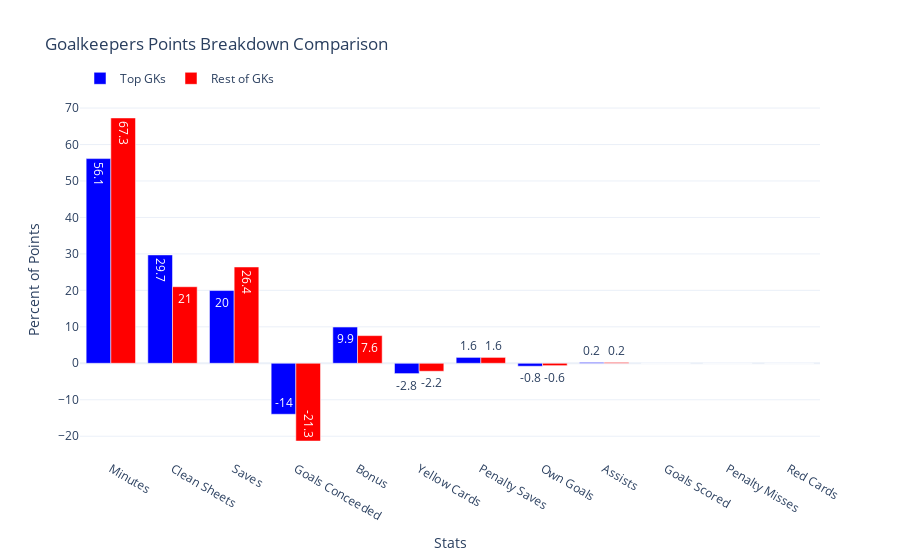

The code cell stored with this chart in its notebook:
### Markdown cell above
#### 2.1 Goalkeepers

### Code cell
trace1 = go.Bar(
    x=top_gk_percent.index,
    y=top_gk_percent.values,
    name='Top GKs',
    marker_color='blue',
    text=top_gk_percent.values.round(1)
)

trace2 = go.Bar(
    x=rest_gk_percent.index,
    y=rest_gk_percent.values,
    name='Rest of GKs',
    marker_color='red',
    text=rest_gk_percent.values.round(1)
)

fig = go.Figure(data=[trace1, trace2])

fig.update_layout(
    barmode='group',
    title_text='Goalkeepers Points Breakdown Comparison',
    xaxis_title='Stats',
    yaxis_title='Percent of Points',
    legend={'orientation': 'h', 'yanchor': 'top', 'y': 10},
    template='plotly_white'
)

fig.show()

### Figure 1 — Plotly figure (JSON) as saved in the notebook; plotly's stock layout.template omitted (floating-point values rounded to 4 significant figures)
{"data": [{"marker": {"color": "blue"}, "name": "Top GKs", "text": [56.1, 29.7, 20, -14, 9.9, -2.8, 1.6, -0.8, 0.2, 0, 0, 0], "type": "bar", "x": ["Minutes", "Clean Sheets", "Saves", "Goals Conceeded", "Bonus", "Yellow Cards", "Penalty Saves", "Own Goals", "Assists", "Goals Scored", "Penalty Misses", "Red Cards"], "y": [56.14, 29.73, 19.95, -13.97, 9.935, -2.827, 1.616, -0.8078, 0.2423, 0, 0, 0]}, {"marker": {"color": "red"}, "name": "Rest of GKs", "text": [67.3, 26.4, -21.3, 21, 7.6, -2.2, 1.6, -0.6, 0.2, 0, 0, 0], "type": "bar", "x": ["Minutes", "Saves", "Goals Conceeded", "Clean Sheets", "Bonus", "Yellow Cards", "Penalty Saves", "Own Goals", "Assists", "Goals Scored", "Penalty Misses", "Red Cards"], "y": [67.29, 26.41, -21.32, 21.0, 7.593, -2.181, 1.616, -0.6462, 0.2423, 0, 0, 0]}], "layout": {"barmode": "group", "legend": {"orientation": "h", "y": 10, "yanchor": "top"}, "title": {"text": "Goalkeepers Points Breakdown Comparison"}, "xaxis": {"title": {"text": "Stats"}}, "yaxis": {"title": {"text": "Percent of Points"}}}}
